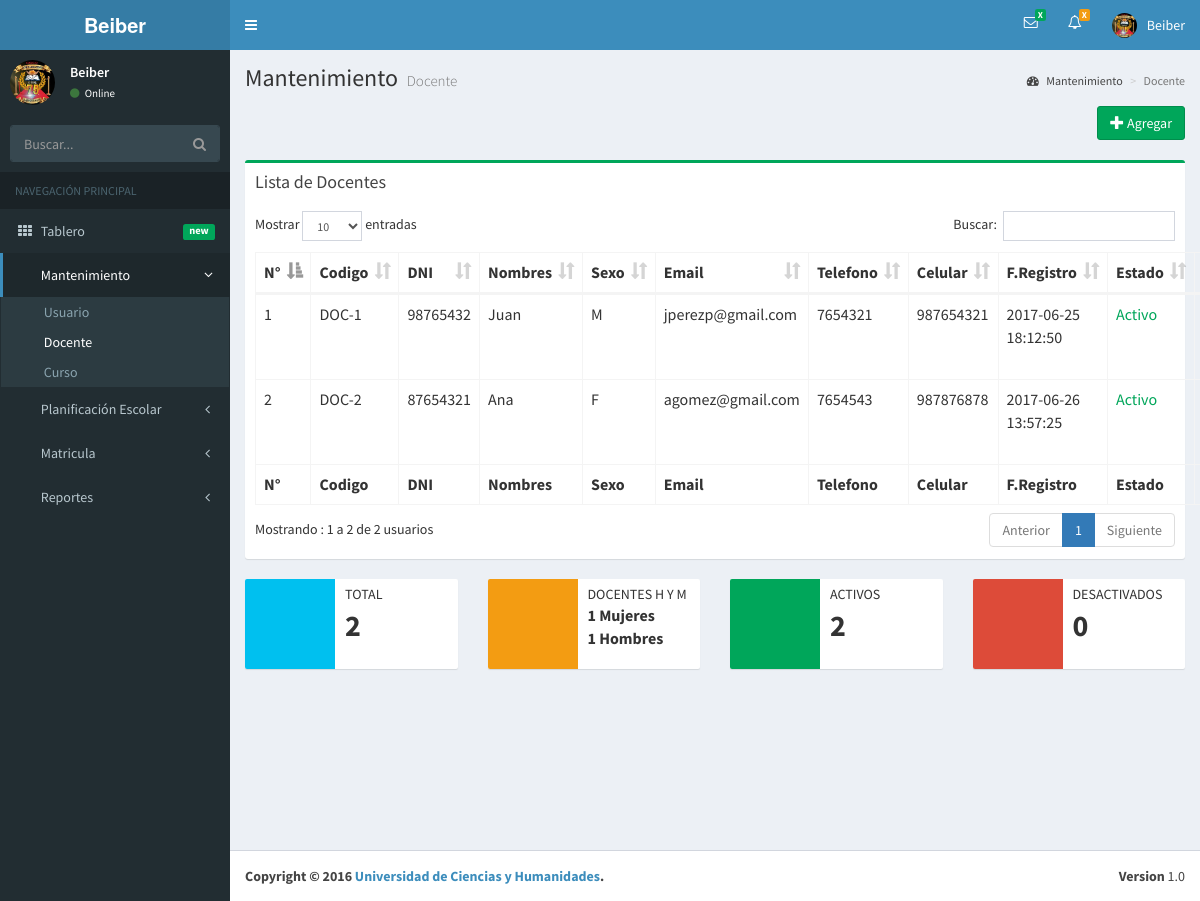
/AppColegio/view/menu.php?p=menu_docente (signed in), run on the app's committed database.
### tables this page shows
CREATE TABLE `col_docente` (
  `id_docente` int(11) NOT NULL,
  `codigo_docente` varchar(10) NOT NULL,
  `dni_docente` varchar(10) DEFAULT NULL,
  `nombre_docente` varchar(200) DEFAULT NULL,
  `ap_docente` varchar(200) DEFAULT NULL,
  `am_docente` varchar(200) DEFAULT NULL,
  `sexo_docente` char(1) NOT NULL,
  `email_docente` varchar(100) DEFAULT NULL,
  `telefono_docente` varchar(9) DEFAULT NULL,
  `celular_docente` varchar(9) DEFAULT NULL,
  `fregistro_docente` datetime DEFAULT NULL,
  `estado_docente` int(11) DEFAULT NULL
);

### AppColegio/view/menu.php (called while the page is built)
<?php
    $pagina = isset($_GET['p']) ? strtolower($_GET['p']) : 'menu_principal';
    require_once 'pages/header.php';
    require_once 'pages/'.$pagina.'.php';
    require_once 'pages/footer.php';
?>

### AppColegio/dao/DocenteDAO.php (called while the page is built, shortened)
<?php
class DocenteDAO {
    public function readAllDocente() {
        $arreglo = null;
        try {
            $conexion = new Conexion();
            $cn = $conexion->getConexion();
            $sql = "SELECT "
                    . "id_docente,"
                    . "codigo_docente,"
                    . "dni_docente,"
                    . "nombre_docente,"
                    . "ap_docente,"
                    . "am_docente,"
                    . "sexo_docente,"
                    . "email_docente,"
                    . "telefono_docente,"
                    . "celular_docente,"
                    . "fregistro_docente,"
                    . "estado_docente"
                    . " FROM col_docente ORDER BY fregistro_docente";
            $statement = $cn->prepare($sql);
            if ($statement->execute()) {
                while ($resultado = $statement->fetch()) {
                    $arreglo[] = $resultado;
                }
            }
        } catch (Exception $ex) {
            echo $ex->getMessage();
        }
        return $arreglo;
    }
    public function dceM() {
        $arreglo = null;
        $cant = 0;
        $sexo = "M";
        try {
            $conexion = new Conexion();
            $cn = $conexion->getConexion();
            $sql = "SELECT sexo_docente FROM col_docente WHERE sexo_docente=:sexo";
            $statement = $cn->prepare($sql);
            $statement->bindParam(":sexo", $sexo);
            if ($statement->execute()) {
                while ($resultado = $statement->fetch()) {
                    $arreglo[] = $resultado;
                }
                $cant = count($arreglo);
            }
        } catch (Exception $ex) {
            echo $ex->getMessage();
        }
        return $cant;
    }
    public function dceF() {
        $arreglo = null;
        $cant = 0;
        $sexo = "F";
        try {
            $conexion = new Conexion();
            $cn = $conexion->getConexion();
            $sql = "SELECT sexo_docente FROM col_docente WHERE sexo_docente=:sexo";
            $statement = $cn->prepare($sql);
            $statement->bindParam(":sexo", $sexo);
            if ($statement->execute()) {
                while ($resultado = $statement->fetch()) {
                    $arreglo[] = $resultado;
                }
                $cant = count($arreglo);
            }
        } catch (Exception $ex) {
            echo $ex->getMessage();
        }
        return $cant;
    }
    public function dceDesactivo() {
        $arreglo = null;
        $cant = 0;
        $estado = 0;
        try {
            $conexion = new Conexion();
            $cn = $conexion->getConexion();
            $sql = "SELECT estado_docente FROM col_docente WHERE estado_docente=:estado";
            $statement = $cn->prepare($sql);
            $statement->bindParam(":estado", $estado);
            if ($statement->execute()) {
                $cant = count($arreglo);
            }
        } catch (Exception $ex) {
            echo $ex->getMessage();
        }
        return $cant;
    }
    public function dceActivo() {
        $arreglo = null;
        $cant = 0;
        $estado = 1;
        try {
            $conexion = new Conexion();
            $cn = $conexion->getConexion();
            $sql = "SELECT estado_docente FROM col_docente WHERE estado_docente=:estado";
            $statement = $cn->prepare($sql);
            $statement->bindParam(":estado", $estado);
            if ($statement->execute()) {
                while ($resultado = $statement->fetch()) {
                    $arreglo[] = $resultado;
                }
                $cant = count($arreglo);
            }
        } catch (Exception $ex) {
            echo $ex->getMessage();
        }
        return $cant;
    }
}

### AppColegio/controller/DocenteListaController.php (called while the page is built)
<?php
require_once '../dao/DocenteDAO.php';
class DocenteListaController {
    public $doc;
    function __construct() {
        $this->doc = new DocenteDAO();
    }
    public function lista() {
        return $this->doc->readAllDocente();
    }
}

### AppColegio/view/pages/menu_docente.php (the view, shortened to what this page needs)
<?php
require_once '../controller/DocenteListaController.php';
$docente = new DocenteListaController();
$objdoc = new DocenteDAO();
$lista = $docente->lista();
$totaldoc = count($lista);
$dcf = $objdoc->dceF();
$dcm = $objdoc->dceM();
$dceActivo = $objdoc->dceActivo();
$dceDesactivo = $objdoc->dceDesactivo();
?>
<div class="content-wrapper">
    <section class="content-header">
        <h1>
            Mantenimiento
            <small>Docente</small>
        </h1>
        <ol class="breadcrumb">
            <li><a href="#"><i class="fa fa-dashboard"></i> Mantenimiento</a></li>
            <li class="active">Docente</li>
        </ol>
    </section>
    <section class="content">
        <div class="row">
            <div class="col-sm-12" style="text-align: right">
                <button type="button" class="btn btn-success" data-toggle="modal" data-target="#dataRegisterDC"><i class='glyphicon glyphicon-plus'></i> Agregar</button>
                <br> <br>
            </div>
        </div>
        <div id="panelito_usuario">
            <div class="box box-success">
                <div class="box-header">
                    <h3 class="box-title">Lista de Docentes</h3>
                </div>
                <div class="box-body">
                    <div class="row">
                        <div class="col-sm-12">
                            <table id="example1" class="table table-bordered">
                                <thead>
                                    <tr>
                                        <th>N°</th>
                                        <th>Codigo</th>
                                        <th>DNI</th>
                                        <th>Nombres</th>
                                        <th>Sexo</th>
                                        <th>Email</th>
                                        <th>Telefono</th>
                                        <th>Celular</th>
                                        <th>F.Registro</th>
                                        <th>Estado</th>
                                        <th>Accion</th>
                                    </tr>
                                </thead>
                                <tbody>
                                    <?php
                                    if (isset($lista)) {
                                        $contador = 1;
                                        $estado = "";
                                        foreach ($lista as $doc_lista) {
                                            if ($doc_lista['estado_docente'] == 1) {
                                                $estado = "<p style='color:#00a65a'>Activo</p>";
                                            } else {
                                                $estado = "<p style='color:#b71c1c'>Desactivado</p>";
                                            }
                                            ?>
                                            <tr>
                                                <td><?= $contador ?></td>
                                                <td><?= $doc_lista['codigo_docente'] ?></td>
                                                <td><?= $doc_lista['dni_docente'] ?></td>
                                                <td><?= $doc_lista['nombre_docente'] ?></td>
                                                <td><?= $doc_lista['sexo_docente'] ?></td>
                                                <td><?= $doc_lista['email_docente'] ?></td>
                                                <td><?= $doc_lista['telefono_docente'] ?></td>
                                                <td><?= $doc_lista['celular_docente'] ?></td>
                                                <td><?= $doc_lista['fregistro_docente'] ?></td>
                                                <td><?= $estado ?></td>
                                                <td>
                                        </td>
                                        </tr>
                                        <?php
                                        $contador ++;
                                    }
                                } else {
                                    ?>
                                    <tr>
                                        <td colspan="10" style="text-align: center"><h3>No hay registro de Docentes</h3></td>
                                    </tr>
                                    <?php
                                }
                                ?>
                                </tbody>
                                <tfoot>
                                    <tr>
                                        <th>N°</th>
                                        <th>Codigo</th>
                                        <th>DNI</th>
                                        <th>Nombres</th>
                                        <th>Sexo</th>
                                        <th>Email</th>
                                        <th>Telefono</th>
                                        <th>Celular</th>
                                        <th>F.Registro</th>
                                        <th>Estado</th>
                                        <th>Accion</th>
                                    </tr>
                                </tfoot>
                            </table>
                        </div>
                    </div>
                </div>
            </div>
        </div>
        <div class="row">
            <div class="col-md-3 col-sm-6 col-xs-12">
                <div class="info-box">
                    <span class="info-box-icon bg-aqua"><i class="ion-ios-people">&nbsp;</i></span>
                    <div class="info-box-content">
                        <span class="info-box-text">Total</span>
                        <span class="info-box-number"><p style="font-size: 30px"><?= $totaldoc ?></p></span>
                    </div>
                </div>
            </div>
            <div class="col-md-3 col-sm-6 col-xs-12">
                <div class="info-box">
                    <span class="info-box-icon bg-yellow"><i class="ion-person">&nbsp;</i></span>
                    <div class="info-box-content">
                        <span class="info-box-text">Docentes H Y M </span>
                        <span class="info-box-number"><p style="font-size: 16px"><?= $dcf . " Mujeres <br>" . $dcm . " Hombres" ?></p></span>
                    </div>
                </div>
            </div>
            <div class="col-md-3 col-sm-6 col-xs-12">
                <div class="info-box">
                    <span class="info-box-icon bg-green"><i class="ion-heart">&nbsp;</i></span>
                    <div class="info-box-content">
                        <span class="info-box-text">Activos</span>
                        <span class="info-box-number"><p style="font-size: 30px"><?= $dceActivo ?></p></span>
                    </div>
                </div>
            </div>
            <div class="col-md-3 col-sm-6 col-xs-12">
                <div class="info-box">
                    <span class="info-box-icon bg-red"><i class="ion-locked">&nbsp;</i></span>
                    <div class="info-box-content">
                        <span class="info-box-text">Desactivados</span>
                        <span class="info-box-number"><p style="font-size: 30px"><?= $dceDesactivo ?></p></span>
                    </div>
                </div>
            </div>
        </div>
    </section>
</div>

### data on the page
col_docente: codigo_docente "DOC-1", dni_docente "98765432", nombre_docente "Juan", sexo_docente "M", email_docente "jperezp@gmail.com", telefono_docente "7654321", celular_docente "987654321", fregistro_docente "2017-06-25 18:12:50", estado_docente "Activo"
col_docente: codigo_docente "DOC-2", dni_docente "87654321", nombre_docente "Ana", sexo_docente "F", email_docente "agomez@gmail.com", telefono_docente "7654543", celular_docente "987876878", fregistro_docente "2017-06-26 13:57:25", estado_docente "Activo"

### other printed values
$usuario "Beiber"
$totaldoc "2"
$dcf "1"
$dcm "1"
$dceActivo "2"
$dceDesactivo "0"
